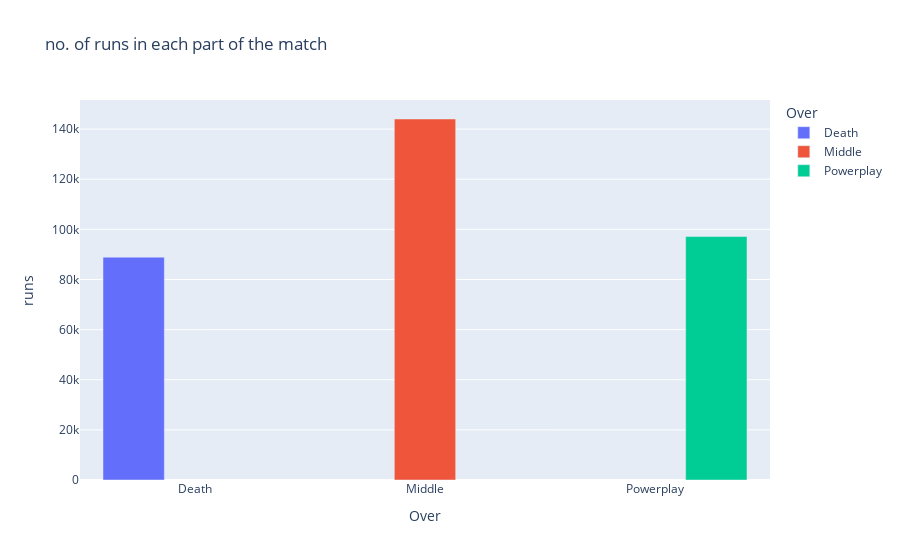

The code cell stored with this chart in its notebook:
### Markdown cell above
RUNS STATISTICS FOR EVERY PART OF THE MATCH

### Code cell
df['Over'] = df['over_ball'].apply(lambda x: "Powerplay" if x<=6 else ("Middle" if x<=15 else "Death"))

over_statistics = df.groupby("Over").agg(
    runs=("batsman_runs", "sum"),
)
over_statistics = over_statistics.reset_index()
px.bar(over_statistics, x="Over", y="runs", color="Over",
             title="no. of runs in each part of the match", barmode="group")

### Figure 1 — Plotly figure (JSON) as saved in the notebook; plotly's stock layout.template omitted (floating-point values rounded to 4 significant figures)
{"data": [{"alignmentgroup": "True", "hovertemplate": "Over=%{x}<br>runs=%{y}<extra></extra>", "legendgroup": "Death", "marker": {"color": "#636efa", "pattern": {"shape": ""}}, "name": "Death", "offsetgroup": "Death", "orientation": "v", "showlegend": true, "textposition": "auto", "type": "bar", "x": ["Death"], "xaxis": "x", "y": [88907], "yaxis": "y"}, {"alignmentgroup": "True", "hovertemplate": "Over=%{x}<br>runs=%{y}<extra></extra>", "legendgroup": "Middle", "marker": {"color": "#EF553B", "pattern": {"shape": ""}}, "name": "Middle", "offsetgroup": "Middle", "orientation": "v", "showlegend": true, "textposition": "auto", "type": "bar", "x": ["Middle"], "xaxis": "x", "y": [144028], "yaxis": "y"}, {"alignmentgroup": "True", "hovertemplate": "Over=%{x}<br>runs=%{y}<extra></extra>", "legendgroup": "Powerplay", "marker": {"color": "#00cc96", "pattern": {"shape": ""}}, "name": "Powerplay", "offsetgroup": "Powerplay", "orientation": "v", "showlegend": true, "textposition": "auto", "type": "bar", "x": ["Powerplay"], "xaxis": "x", "y": [97129], "yaxis": "y"}], "layout": {"barmode": "group", "legend": {"title": {"text": "Over"}, "tracegroupgap": 0}, "title": {"text": "no. of runs in each part of the match"}, "xaxis": {"anchor": "y", "categoryarray": ["Death", "Middle", "Powerplay"], "categoryorder": "array", "domain": [0, 1], "title": {"text": "Over"}}, "yaxis": {"anchor": "x", "domain": [0, 1], "title": {"text": "runs"}}}}
